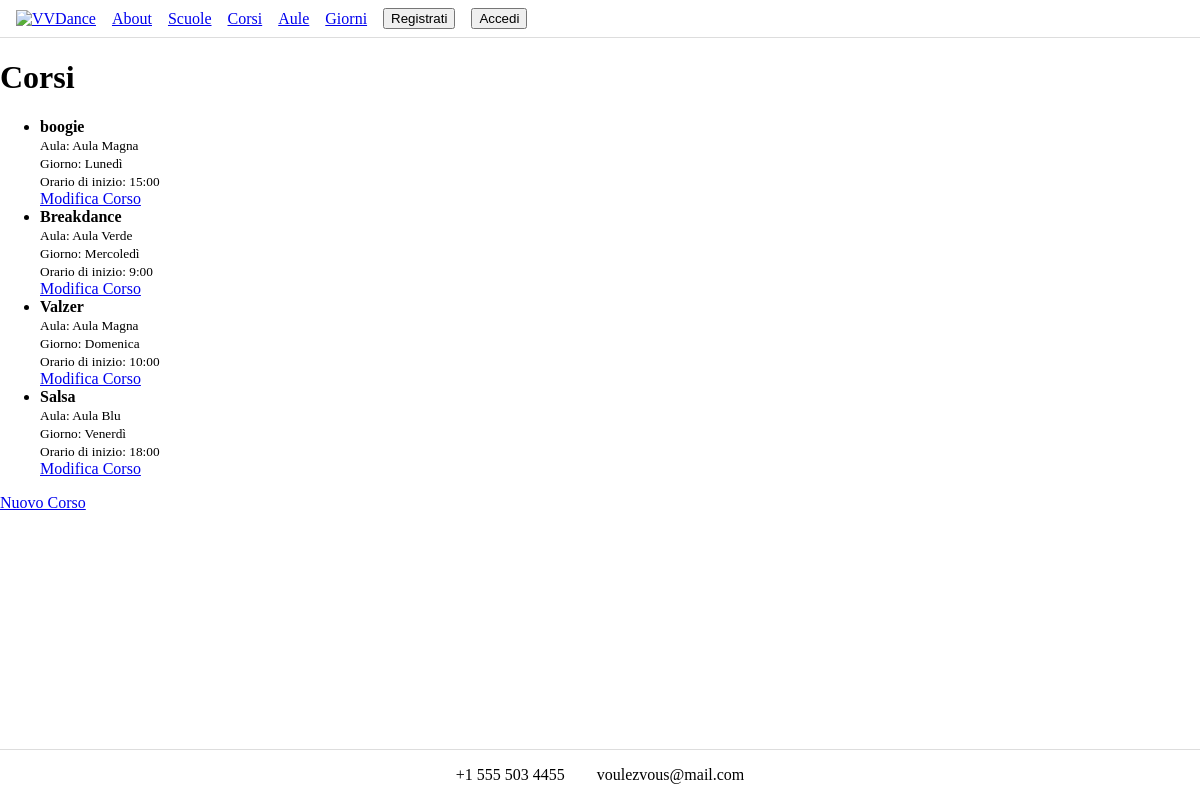
The page /corsi/ on the database as committed earlier.
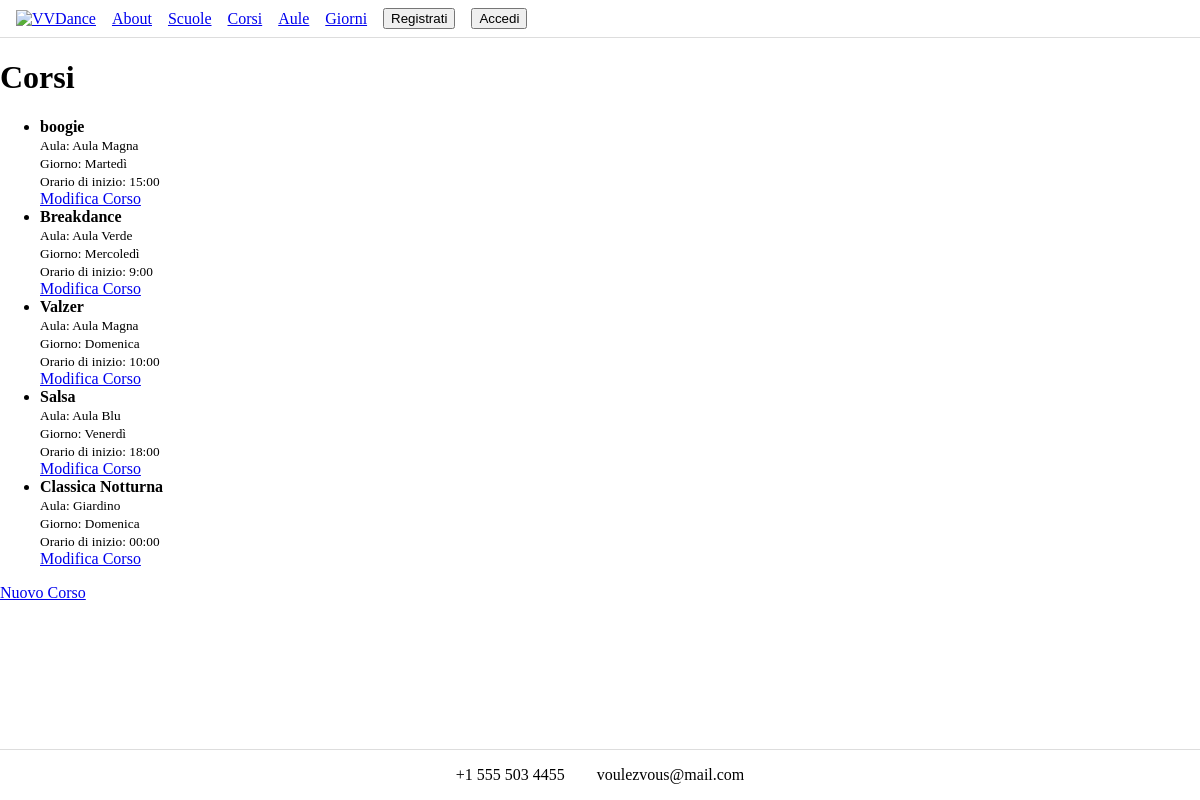
The same page on the database as committed later.
### school/models.py (models this page shows, shortened)
class Course(models.Model):
    subject=models.CharField(max_length=64)
    day_of_the_week=models.ForeignKey(DayOfTheWeek, on_delete=models.CASCADE)
    starting_hour=models.CharField(max_length=32)
    classroom=models.ForeignKey(Classroom, on_delete=models.CASCADE)
    school=models.ForeignKey('schoolmanagement.School', on_delete=models.CASCADE)

class Classroom(models.Model):
    name=models.CharField(max_length=64)
    capacity=models.CharField(max_length=32)

class DayOfTheWeek(models.Model):
    number=models.CharField(max_length=1)
    name=models.CharField(max_length=9)

### dance_school/views.py (the view)
# urls.py: path('corsi/', view=views.lista_corsi, name='corsi'),
def lista_corsi(request):
    corsi = Course.objects.all()
    return render(request, "corsi.html", {"corsi": corsi})

### templates/corsi.html (shortened to what this page needs)
{% extends "base.html" %}
{% load static %}
{% block content %}
<div>
    <h1>Corsi</h1>
    <ul>
        {% for corso in corsi %}
        <li>
            <div>
                <strong>{{ corso.subject }}</strong>
                <br><small>Aula: {{ corso.classroom.name }}</small>
                <br><small>Giorno: {{ corso.day_of_the_week.name }}</small>
                <br><small>Orario di inizio: {{ corso.starting_hour }}</small>
            </div>
            <div>
                <a href="{% url 'modifica-corso' corso.pk %}">Modifica Corso</a>
            </div>
        </li>
        {% empty %}
        <li>No corsi trovati</li>
        {% endfor %}
    </ul>
    <a href="{% url 'nuovo-corso' %}">Nuovo Corso</a>
</div>
{% endblock %}

Rows that differ between the two databases and show on the page:
changed Course "boogie": day_of_the_week.name "Lunedì" → "Martedì"
added Course: subject "Classica Notturna", classroom.name "Giardino", day_of_the_week.name "Domenica", starting_hour "00:00"
